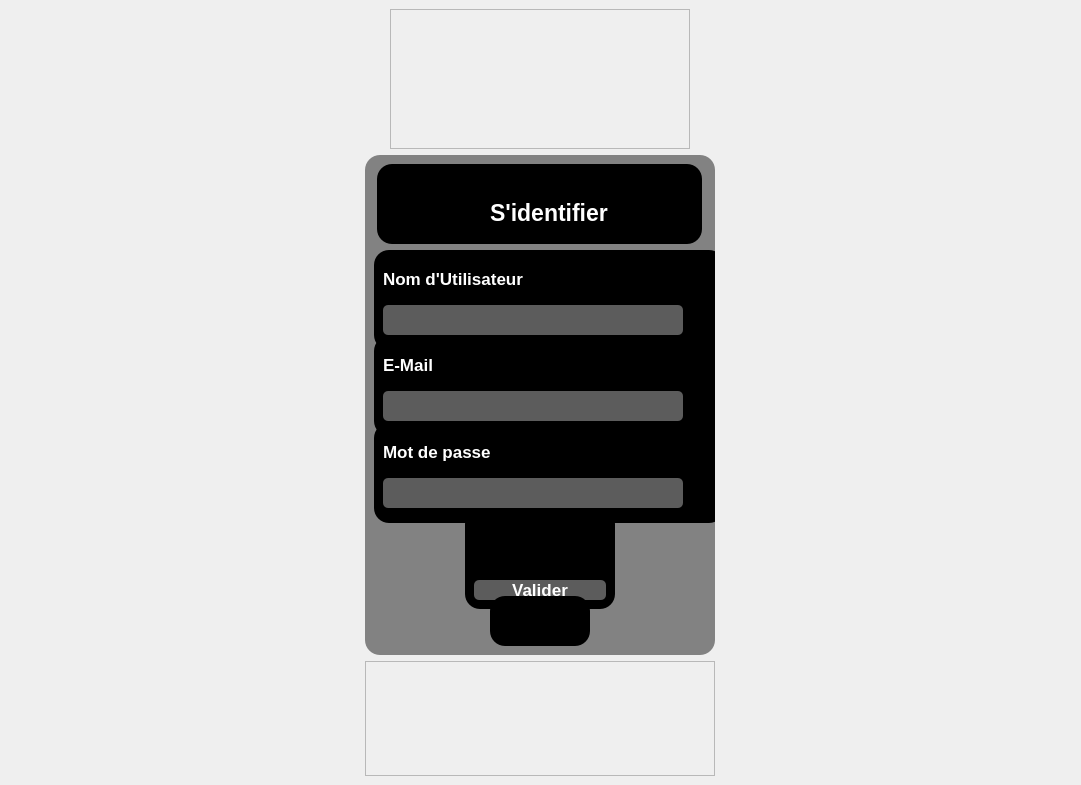
<?xml version="1.0" encoding="UTF-8"?>
<ui version="4.0">
 <class>MainWindow</class>
 <widget class="QMainWindow" name="MainWindow">
  <property name="geometry">
   <rect>
    <x>0</x>
    <y>0</y>
    <width>1081</width>
    <height>785</height>
   </rect>
  </property>
  <property name="windowTitle">
   <string>MainWindow</string>
  </property>
  <property name="styleSheet">
   <string notr="true"/>
  </property>
  <widget class="QWidget" name="centralwidget">
   <property name="styleSheet">
    <string notr="true">#centralwidget{
border-image: url(:/images/images/colorkit (5).png);
}</string>
   </property>
   <layout class="QGridLayout" name="gridLayout">
    <item row="2" column="0">
     <widget class="QFrame" name="frameMire">
      <property name="minimumSize">
       <size>
        <width>350</width>
        <height>500</height>
       </size>
      </property>
      <property name="maximumSize">
       <size>
        <width>350</width>
        <height>500</height>
       </size>
      </property>
      <property name="styleSheet">
       <string notr="true">background-color: rgba(92, 92, 92, 190);
border-radius:15
</string>
      </property>
      <property name="frameShape">
       <enum>QFrame::StyledPanel</enum>
      </property>
      <property name="frameShadow">
       <enum>QFrame::Raised</enum>
      </property>
      <layout class="QVBoxLayout" name="verticalLayout">
       <item alignment="Qt::AlignHCenter">
        <widget class="QFrame" name="frameTop">
         <property name="minimumSize">
          <size>
           <width>325</width>
           <height>80</height>
          </size>
         </property>
         <property name="maximumSize">
          <size>
           <width>325</width>
           <height>80</height>
          </size>
         </property>
         <property name="styleSheet">
          <string notr="true">background-color: rgba(0, 0, 0, 0, 0);</string>
         </property>
         <property name="frameShape">
          <enum>QFrame::StyledPanel</enum>
         </property>
         <property name="frameShadow">
          <enum>QFrame::Raised</enum>
         </property>
         <layout class="QHBoxLayout" name="horizontalLayout_2">
          <item alignment="Qt::AlignHCenter">
           <widget class="QFrame" name="frameRetour">
            <property name="minimumSize">
             <size>
              <width>50</width>
              <height>50</height>
             </size>
            </property>
            <property name="maximumSize">
             <size>
              <width>50</width>
              <height>50</height>
             </size>
            </property>
            <property name="frameShape">
             <enum>QFrame::StyledPanel</enum>
            </property>
            <property name="frameShadow">
             <enum>QFrame::Raised</enum>
            </property>
            <layout class="QHBoxLayout" name="horizontalLayout_3">
             <property name="rightMargin">
              <number>9</number>
             </property>
             <property name="bottomMargin">
              <number>9</number>
             </property>
             <item>
              <widget class="QPushButton" name="pushButton">
               <property name="minimumSize">
                <size>
                 <width>40</width>
                 <height>40</height>
                </size>
               </property>
               <property name="maximumSize">
                <size>
                 <width>40</width>
                 <height>40</height>
                </size>
               </property>
               <property name="styleSheet">
                <string notr="true">border-image: url(:/images/C:/Users/defaultuser0/Downloads/fleche.png);</string>
               </property>
               <property name="text">
                <string/>
               </property>
              </widget>
             </item>
            </layout>
           </widget>
          </item>
          <item>
           <widget class="QFrame" name="frameTitre">
            <property name="minimumSize">
             <size>
              <width>100</width>
              <height>60</height>
             </size>
            </property>
            <property name="maximumSize">
             <size>
              <width>300</width>
              <height>60</height>
             </size>
            </property>
            <property name="styleSheet">
             <string notr="true">background-color: rgba(0, 0, 0, 0, 0);</string>
            </property>
            <property name="frameShape">
             <enum>QFrame::StyledPanel</enum>
            </property>
            <property name="frameShadow">
             <enum>QFrame::Raised</enum>
            </property>
            <layout class="QVBoxLayout" name="verticalLayout_5">
             <property name="rightMargin">
              <number>85</number>
             </property>
             <item>
              <widget class="QLabel" name="titre">
               <property name="minimumSize">
                <size>
                 <width>100</width>
                 <height>60</height>
                </size>
               </property>
               <property name="maximumSize">
                <size>
                 <width>1500</width>
                 <height>60</height>
                </size>
               </property>
               <property name="font">
                <font>
                 <family>Tahoma</family>
                 <pointsize>17</pointsize>
                 <weight>75</weight>
                 <bold>true</bold>
                </font>
               </property>
               <property name="styleSheet">
                <string notr="true">color: rgb(255, 255, 255);</string>
               </property>
               <property name="text">
                <string>S'identifier</string>
               </property>
              </widget>
             </item>
            </layout>
           </widget>
          </item>
         </layout>
        </widget>
       </item>
       <item alignment="Qt::AlignHCenter">
        <widget class="QFrame" name="frameUser">
         <property name="minimumSize">
          <size>
           <width>350</width>
           <height>100</height>
          </size>
         </property>
         <property name="maximumSize">
          <size>
           <width>350</width>
           <height>100</height>
          </size>
         </property>
         <property name="styleSheet">
          <string notr="true">background-color: rgba(0, 0, 0, 0, 0);</string>
         </property>
         <property name="frameShape">
          <enum>QFrame::StyledPanel</enum>
         </property>
         <property name="frameShadow">
          <enum>QFrame::Raised</enum>
         </property>
         <layout class="QVBoxLayout" name="verticalLayout_7">
          <item>
           <widget class="QLabel" name="titreUser">
            <property name="minimumSize">
             <size>
              <width>160</width>
              <height>30</height>
             </size>
            </property>
            <property name="maximumSize">
             <size>
              <width>160</width>
              <height>30</height>
             </size>
            </property>
            <property name="font">
             <font>
              <family>Tahoma</family>
              <pointsize>13</pointsize>
              <weight>75</weight>
              <bold>true</bold>
             </font>
            </property>
            <property name="styleSheet">
             <string notr="true">color: rgb(255, 255, 255);</string>
            </property>
            <property name="text">
             <string>Nom d'Utilisateur</string>
            </property>
           </widget>
          </item>
          <item>
           <widget class="QLineEdit" name="inputUser">
            <property name="minimumSize">
             <size>
              <width>300</width>
              <height>30</height>
             </size>
            </property>
            <property name="maximumSize">
             <size>
              <width>300</width>
              <height>30</height>
             </size>
            </property>
            <property name="styleSheet">
             <string notr="true">background-color: rgb(92, 92, 92);
color: rgb(255, 255, 255);
selection-color: rgb(92, 92, 92);
selection-background-color: rgb(255, 255, 255);
border-radius: 5
</string>
            </property>
           </widget>
          </item>
         </layout>
        </widget>
       </item>
       <item alignment="Qt::AlignHCenter">
        <widget class="QFrame" name="frameLogin">
         <property name="minimumSize">
          <size>
           <width>350</width>
           <height>100</height>
          </size>
         </property>
         <property name="maximumSize">
          <size>
           <width>350</width>
           <height>100</height>
          </size>
         </property>
         <property name="styleSheet">
          <string notr="true">background-color: rgba(0, 0, 0, 0, 0);</string>
         </property>
         <property name="frameShape">
          <enum>QFrame::StyledPanel</enum>
         </property>
         <property name="frameShadow">
          <enum>QFrame::Raised</enum>
         </property>
         <layout class="QVBoxLayout" name="verticalLayout_2">
          <item>
           <widget class="QLabel" name="titreMail">
            <property name="minimumSize">
             <size>
              <width>60</width>
              <height>30</height>
             </size>
            </property>
            <property name="maximumSize">
             <size>
              <width>60</width>
              <height>30</height>
             </size>
            </property>
            <property name="font">
             <font>
              <family>Tahoma</family>
              <pointsize>13</pointsize>
              <weight>75</weight>
              <bold>true</bold>
             </font>
            </property>
            <property name="styleSheet">
             <string notr="true">color: rgb(255, 255, 255);</string>
            </property>
            <property name="text">
             <string>E-Mail</string>
            </property>
           </widget>
          </item>
          <item>
           <widget class="QLineEdit" name="inputMail">
            <property name="minimumSize">
             <size>
              <width>300</width>
              <height>30</height>
             </size>
            </property>
            <property name="maximumSize">
             <size>
              <width>300</width>
              <height>30</height>
             </size>
            </property>
            <property name="font">
             <font>
              <family>Tahoma</family>
              <pointsize>10</pointsize>
             </font>
            </property>
            <property name="styleSheet">
             <string notr="true">background-color: rgb(92, 92, 92);
color: rgb(255, 255, 255);
selection-color: rgb(92, 92, 92);
selection-background-color: rgb(255, 255, 255);
border-radius: 5
</string>
            </property>
           </widget>
          </item>
         </layout>
        </widget>
       </item>
       <item alignment="Qt::AlignHCenter">
        <widget class="QFrame" name="framePassword">
         <property name="minimumSize">
          <size>
           <width>350</width>
           <height>100</height>
          </size>
         </property>
         <property name="maximumSize">
          <size>
           <width>350</width>
           <height>100</height>
          </size>
         </property>
         <property name="styleSheet">
          <string notr="true">background-color: rgba(0, 0, 0, 0, 0);</string>
         </property>
         <property name="frameShape">
          <enum>QFrame::StyledPanel</enum>
         </property>
         <property name="frameShadow">
          <enum>QFrame::Raised</enum>
         </property>
         <layout class="QVBoxLayout" name="verticalLayout_3">
          <item>
           <widget class="QLabel" name="titrePassword">
            <property name="maximumSize">
             <size>
              <width>120</width>
              <height>30</height>
             </size>
            </property>
            <property name="font">
             <font>
              <family>Tahoma</family>
              <pointsize>13</pointsize>
              <weight>75</weight>
              <bold>true</bold>
             </font>
            </property>
            <property name="styleSheet">
             <string notr="true">color: rgb(255, 255, 255);</string>
            </property>
            <property name="text">
             <string>Mot de passe</string>
            </property>
           </widget>
          </item>
          <item>
           <widget class="QLineEdit" name="inputPassword">
            <property name="minimumSize">
             <size>
              <width>300</width>
              <height>30</height>
             </size>
            </property>
            <property name="maximumSize">
             <size>
              <width>300</width>
              <height>30</height>
             </size>
            </property>
            <property name="font">
             <font>
              <family>Tahoma</family>
              <pointsize>10</pointsize>
             </font>
            </property>
            <property name="styleSheet">
             <string notr="true">background-color: rgb(92, 92, 92);
color: rgb(255, 255, 255);
selection-color: rgb(92, 92, 92);
selection-background-color: rgb(255, 255, 255);
border-radius: 5
</string>
            </property>
            <property name="echoMode">
             <enum>QLineEdit::Password</enum>
            </property>
           </widget>
          </item>
         </layout>
        </widget>
       </item>
       <item alignment="Qt::AlignHCenter">
        <widget class="QFrame" name="frameBouton">
         <property name="minimumSize">
          <size>
           <width>150</width>
           <height>100</height>
          </size>
         </property>
         <property name="maximumSize">
          <size>
           <width>150</width>
           <height>100</height>
          </size>
         </property>
         <property name="styleSheet">
          <string notr="true">background-color: rgba(0, 0, 0, 0, 0);</string>
         </property>
         <property name="frameShape">
          <enum>QFrame::StyledPanel</enum>
         </property>
         <property name="frameShadow">
          <enum>QFrame::Raised</enum>
         </property>
         <layout class="QVBoxLayout" name="verticalLayout_4">
          <item alignment="Qt::AlignHCenter">
           <widget class="QFrame" name="frameGoogle">
            <property name="minimumSize">
             <size>
              <width>60</width>
              <height>60</height>
             </size>
            </property>
            <property name="maximumSize">
             <size>
              <width>60</width>
              <height>60</height>
             </size>
            </property>
            <property name="frameShape">
             <enum>QFrame::StyledPanel</enum>
            </property>
            <property name="frameShadow">
             <enum>QFrame::Raised</enum>
            </property>
            <layout class="QHBoxLayout" name="horizontalLayout_4">
             <item>
              <widget class="QPushButton" name="pushButton_2">
               <property name="maximumSize">
                <size>
                 <width>60</width>
                 <height>60</height>
                </size>
               </property>
               <property name="text">
                <string/>
               </property>
              </widget>
             </item>
            </layout>
           </widget>
          </item>
          <item>
           <widget class="QPushButton" name="boutonValider">
            <property name="maximumSize">
             <size>
              <width>150</width>
              <height>50</height>
             </size>
            </property>
            <property name="font">
             <font>
              <family>Tahoma</family>
              <pointsize>13</pointsize>
              <weight>75</weight>
              <bold>true</bold>
             </font>
            </property>
            <property name="styleSheet">
             <string notr="true">QPushButton {
color: rgb(255, 255, 255);
background-color: rgb(92, 92, 92);
border-radius: 5
}

QPushButton:hover {
color: rgb(255, 255, 255);
background-color: rgb(52, 52, 52);
border-radius: 5
}

QPushButton:pressed {
color: rgb(255, 255, 255);
background-color: rgb(92, 92, 92);
border-radius: 5
}
</string>
            </property>
            <property name="text">
             <string>Valider</string>
            </property>
           </widget>
          </item>
         </layout>
        </widget>
       </item>
       <item alignment="Qt::AlignHCenter">
        <widget class="QFrame" name="frameCreerCompte">
         <property name="minimumSize">
          <size>
           <width>100</width>
           <height>50</height>
          </size>
         </property>
         <property name="maximumSize">
          <size>
           <width>100</width>
           <height>50</height>
          </size>
         </property>
         <property name="styleSheet">
          <string notr="true">background-color: rgba(0, 0, 0, 0, 0);</string>
         </property>
         <property name="frameShape">
          <enum>QFrame::StyledPanel</enum>
         </property>
         <property name="frameShadow">
          <enum>QFrame::Raised</enum>
         </property>
         <layout class="QVBoxLayout" name="verticalLayout_6">
          <item>
           <widget class="QLabel" name="boutonCreerCompte">
            <property name="minimumSize">
             <size>
              <width>25</width>
              <height>25</height>
             </size>
            </property>
            <property name="maximumSize">
             <size>
              <width>80</width>
              <height>25</height>
             </size>
            </property>
            <property name="text">
             <string>Créer un compte</string>
            </property>
           </widget>
          </item>
         </layout>
        </widget>
       </item>
      </layout>
     </widget>
    </item>
    <item row="0" column="0" alignment="Qt::AlignHCenter">
     <widget class="QFrame" name="frame">
      <property name="minimumSize">
       <size>
        <width>300</width>
        <height>140</height>
       </size>
      </property>
      <property name="maximumSize">
       <size>
        <width>300</width>
        <height>160</height>
       </size>
      </property>
      <property name="styleSheet">
       <string notr="true">border-image: url(:/images/images/TASKFLOW (3).png);</string>
      </property>
      <property name="frameShape">
       <enum>QFrame::StyledPanel</enum>
      </property>
      <property name="frameShadow">
       <enum>QFrame::Raised</enum>
      </property>
      <layout class="QHBoxLayout" name="horizontalLayout"/>
     </widget>
    </item>
    <item row="3" column="0">
     <widget class="QFrame" name="frame_2">
      <property name="frameShape">
       <enum>QFrame::StyledPanel</enum>
      </property>
      <property name="frameShadow">
       <enum>QFrame::Raised</enum>
      </property>
     </widget>
    </item>
   </layout>
  </widget>
 </widget>
 <resources>
  <include location="res.qrc"/>
 </resources>
 <connections/>
</ui>
